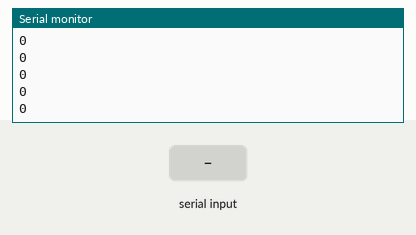
This sketch was run on a simulated Arduino Uno, built with avr-gcc and run on an emulated ATmega328P. On the bench: the last lines printed to the serial monitor. Inputs (shaded band) come from the test bench.

Above: at 1.2 s.
1.3 s: "1" received over Serial
At 2.1 s:
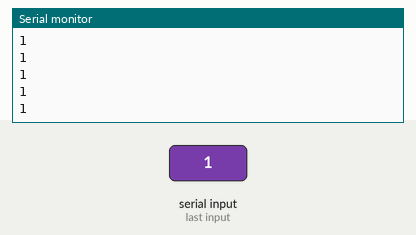
2.8 s: byte 54 (54) received over Serial
At 3.7 s:
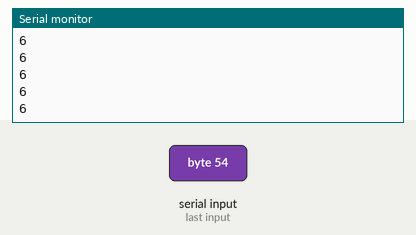
4.3 s: byte 55 (55) received over Serial
At 5.1 s:
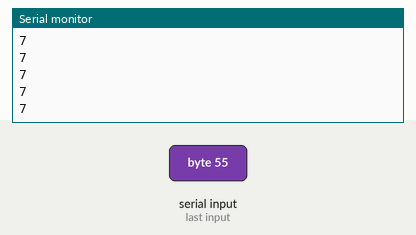
5.8 s: "2" received over Serial
At 6.8 s:
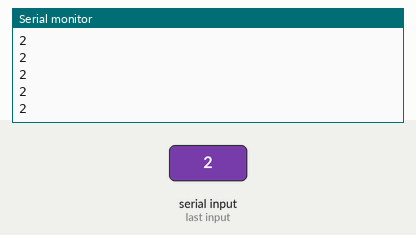
Timing chart, 0 to 7.8 s (numbered marks = the images above; inputs shaded):
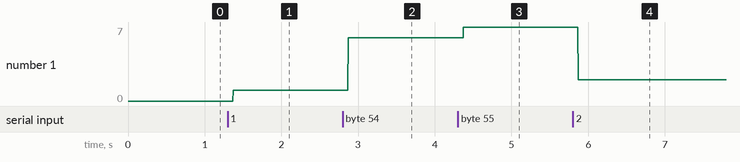

Measured:
- after the input at 1.3 s, the serial monitor: prints a new line after 0.07 s (image 1)
- after the input at 2.8 s, the serial monitor: prints a new line after 0.07 s (image 2)
- after the input at 4.3 s, the serial monitor: prints a new line after 0.07 s (image 3)
- after the input at 5.8 s, the serial monitor: prints a new line after 0.07 s (image 4)
- plotted number 1: 0 → 1 after the input at 1.3 s, 1 → 6 after the input at 2.8 s, 6 → 7 after the input at 4.3 s, 7 → 2 after the input at 5.8 s

The sketch:

arduino2pi.ino
```cpp
int ib = 0;
int no = 0;
String s = "";
int n = 0;
void setup() {
  Serial.begin(9600);              //Starting serial communication
}
void loop() {
  if(Serial.available() > 0) {
    ib = Serial.read();
    if(ib == 48) no = 0;
    else if(ib == 49) no = 1;
    else if(ib == 50) no = 2;
    else if(ib == 51) no = 3;
    else if(ib == 52) no = 4;
    else if(ib == 53) no = 5;
    else if(ib == 54) no = 6;
    else if(ib == 55) no = 7;
    else if(ib == 56) no = 8;
    else if(ib == 57) no = 9;
    else Serial.println();
//    s = s+String(no);
//  }
//  n = atoi(s);
}
    Serial.println(no);
}
```
